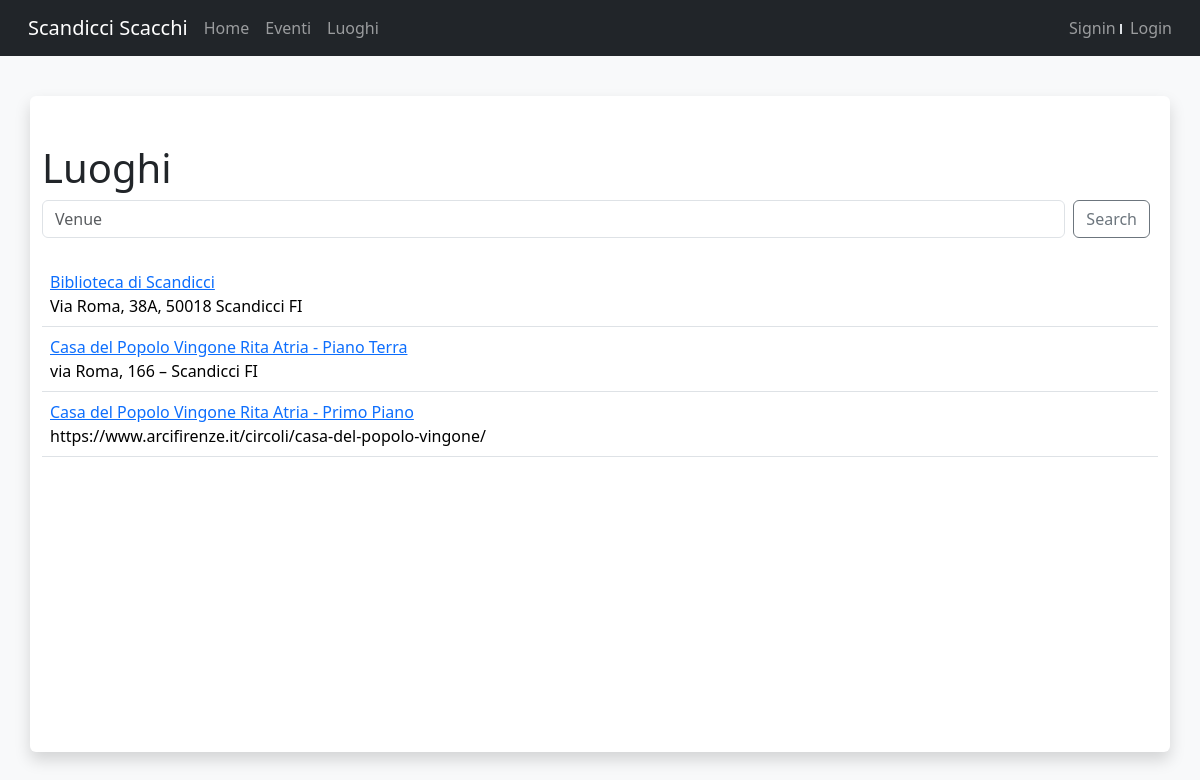
/venues, run on the app's committed database.
### pages/models.py (models this page shows, shortened)
class Venue(models.Model):
    name = models.CharField(max_length=127)
    address = models.CharField(max_length=255)
    phone = models.CharField(max_length=12, blank=True)
    web = models.URLField(blank=True)
    email = models.EmailField(blank=True)

### pages/views.py (the view)
# urls.py: path('venues', views.venuesView, name='venues'),
def venuesView(request):
    venues = models.Venue.objects.all()
    return render(request,
                  'venues.html',
                  {
                      'venues': venues,
                  })

### events_webapp/user_context.py (called while the page is built)
def usernameContext(request):
  user = request.user
  if not isinstance(user, AnonymousUser):
    username = user.username
  else:
    username = None
  return {'username': username}

### pages/templates/venues.html (shortened to what this page needs)
{% extends "base.html" %}
{% block content %}
    <h1>Luoghi</h1>
    <form class="form-inline d-flex flex-row mb-3" method=POST action="{% url 'search_venue' %}">
        <input class="form-control me-2" type="search" placeholder="Venue" aria-label="Search" name="searched_venue">
        <button class="btn btn-outline-secondary my-2 me-2 my-sm-0" type="submit">Search</button>
    </form>
    <table class="table table-hover mt-4">
        {% for venue in venues %}
        <tr>
            <td>
                <a href="{%url 'venue' venue.id %}">
                    {{ venue.name }}
                </a>
                {{ venue.address }}
            </td>
        </tr>
        {% endfor %}
    </table>
{% endblock %}

### pages/templates/base.html (style rules this page uses)
html, body { min-height: 100vh; min-width: 100vw; }

### data on the page
Venue: name "Biblioteca di Scandicci", address "Via Roma, 38A, 50018 Scandicci FI"
Venue: name "Casa del Popolo Vingone Rita Atria - Piano Terra", address "via Roma, 166 – Scandicci FI"
Venue: name "Casa del Popolo Vingone Rita Atria - Primo Piano", address "https://www.arcifirenze.it/circoli/casa-del-popolo-vingone/"
